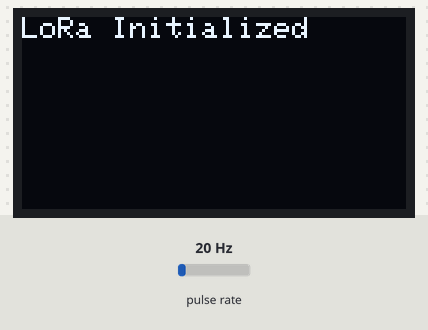
Bench run of a sketch on a simulated ESP8266 (NodeMCU). Parts: 128×64 one-colour display. Wiring (inferred from the names in the program): pulse sensor: data GPIO 3. The inputs (shaded band) are chosen by the test bench; at power-on: pulse rate 20 Hz. No radio packets arrive unless stated.

Above: at 0.1 s.
At 10.1 s:
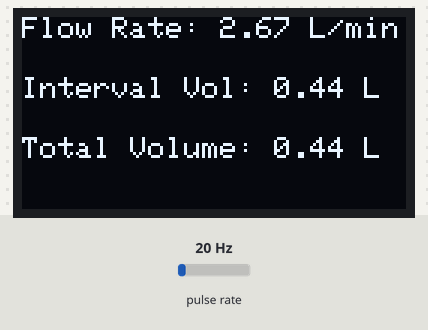
At 20.1 s:
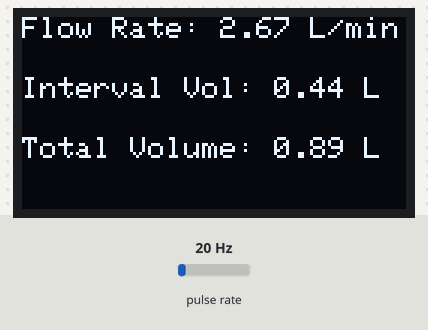
At 30.1 s:
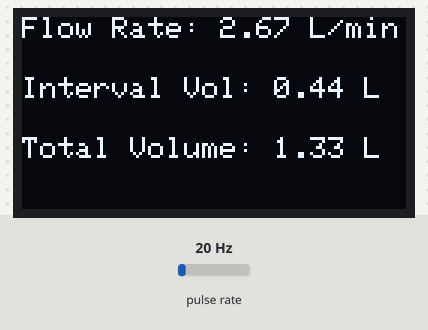

Measured:
- what the display in image 0 shows lasts 9.9 s, from 0.1 s to 10.0 s

The sketch:

sender_lora.ino
```cpp
#include <SPI.h>
#include <LoRa.h>
#include <Wire.h>
#include <Adafruit_GFX.h>
#include <Adafruit_SSD1306.h>

// Pin Definitions
#define SS D8
#define RST D0
#define DIO0 D1
#define SENSOR D9

// OLED Pins
#define OLED_MOSI D7
#define OLED_CLK D5
#define OLED_DC D3
#define OLED_CS D2
#define OLED_RESET D4

#define SCREEN_WIDTH 128
#define SCREEN_HEIGHT 64

Adafruit_SSD1306 display(SCREEN_WIDTH, SCREEN_HEIGHT, &SPI, OLED_DC, OLED_RESET, OLED_CS);

// Flow Sensor Variables
unsigned long currentMillis = 0;
unsigned long previousMillis = 0;
const int interval = 10000; // 10 seconds
float calibrationFactor = 7.5;
volatile byte pulseCount;
float flowRate;
float intervalVolume;
float totalVolume = 0;
unsigned long intervalMilliLitres = 0;

String message = "Flow Data: ";

void IRAM_ATTR pulseCounter() {
  pulseCount++;
}

void setup() {
  pinMode(LED_BUILTIN, OUTPUT);
  pinMode(SENSOR, INPUT_PULLUP);

  pulseCount = 0;
  flowRate = 0.0;
  intervalMilliLitres = 0;

  attachInterrupt(digitalPinToInterrupt(SENSOR), pulseCounter, FALLING);

  LoRa.setPins(SS, RST, DIO0);
  if (!LoRa.begin(433E6)) {
    display.clearDisplay();
    display.setCursor(0, 0);
    display.print("LoRa Failed!");
    display.display();
    while (1);
  }

  if (!display.begin(SSD1306_SWITCHCAPVCC, 0x3C)) {
    while (1);
  }

  display.clearDisplay();
  display.setTextSize(1);
  display.setTextColor(SSD1306_WHITE);
  display.setCursor(0, 0);
  display.print("LoRa Initialized");
  display.display();
  delay(1000);
}

void loop() {
  currentMillis = millis();

  if (currentMillis - previousMillis >= interval) {
    previousMillis = currentMillis;

    // Calculate flow rate and volume
    byte pulseInterval = pulseCount;
    pulseCount = 0;

    flowRate = ((1000.0 / interval) * pulseInterval) / calibrationFactor;
    intervalMilliLitres = (flowRate / 60.0) * 1000.0 * (interval / 1000.0);
    intervalVolume = intervalMilliLitres / 1000.0;

    totalVolume += intervalVolume;

    // Display on OLED
    display.clearDisplay();
    display.setCursor(0, 0);
    display.print("Flow Rate: ");
    display.print(flowRate, 2);
    display.print(" L/min");

    display.setCursor(0, 20);
    display.print("Interval Vol: ");
    display.print(intervalVolume, 2);
    display.print(" L");

    display.setCursor(0, 40);
    display.print("Total Volume: ");
    display.print(totalVolume, 2);
    display.print(" L");

    display.display();

    // Send LoRa packet
    String dataToSend = message + " Interval Volume: " + String(intervalVolume, 2) +
                        " L, Total: " + String(totalVolume, 2) + " L";

    LoRa.beginPacket();
    LoRa.print(dataToSend);
    LoRa.endPacket();
  }
}
```
